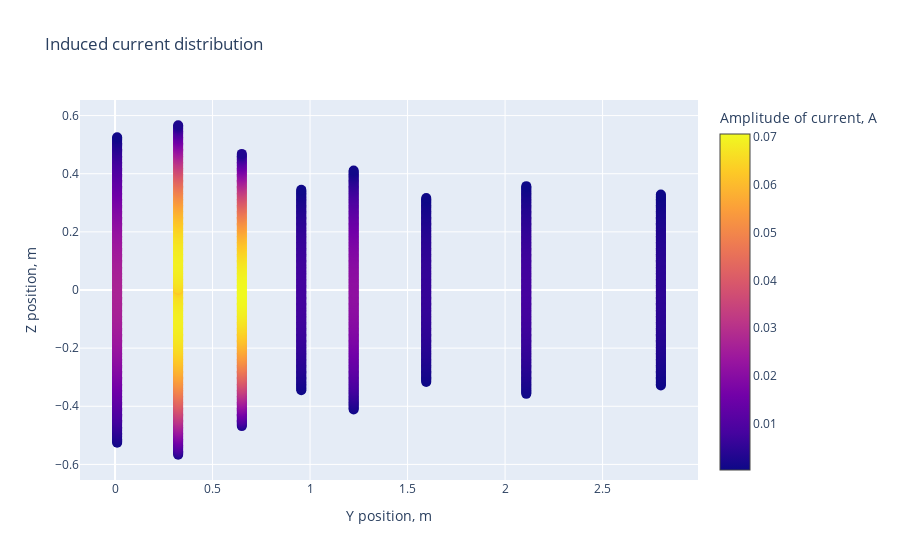

The code cell stored with this chart in its notebook:
### Code cell
from visualization import plot_2dmodel, plot_together, plot_separately, current_distribution_2d, current_distribution_3d

plot_2dmodel(R, source_position, sum(element_num), delta_z)
#plot_together(R_block, current_block)
#plot_separately(R_block, current_block)
current_distribution_2d(R, current)
#current_distribution_3d(R, source_position, R_block, current_block)

### Figure 1 — Plotly figure (JSON) as saved in the notebook; plotly's stock layout.template omitted (floating-point values rounded to 4 significant figures; data arrays with more than 128 entries replaced by an {"elided": "..."} marker saying what was removed)
{"data": [{"marker": {"color": {"elided": "1624 float values"}, "colorbar": {"title": {"text": "Amplitude of current, A"}}, "colorscale": [[0, "#0d0887"], [0.1111, "#46039f"], [0.2222, "#7201a8"], [0.3333, "#9c179e"], [0.4444, "#bd3786"], [0.5556, "#d8576b"], [0.6667, "#ed7953"], [0.7778, "#fb9f3a"], [0.8889, "#fdca26"], [1, "#f0f921"]], "showscale": true, "size": 10}, "mode": "markers", "name": "Точки", "type": "scatter", "x": {"elided": "1624 float values"}, "y": {"elided": "1624 float values"}}], "layout": {"title": {"text": "Induced current distribution"}, "xaxis": {"title": {"text": "Y position, m"}}, "yaxis": {"title": {"text": "Z position, m"}}}}
